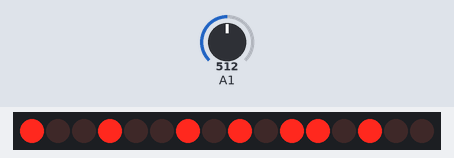
A sketch run on a simulated Arduino Uno, built with avr-gcc and run on an emulated ATmega328P. Shown: 16 shift-register outputs drawn as a row of LEDs (first output left, lit = HIGH). Wiring (inferred from the names in the program): 2 × shift register (74HC595): data pin 3; shift clock pin 4; latch pin 1. Wiring (inferred from the signals the program sends): row of LEDs: on Q0, Q1, Q2, Q3, Q4, Q5, Q6, Q7, Q8, Q9, Q10, Q11, Q12, Q13, Q14, Q15. Inputs (shaded band) come from the test bench; at power-on: A1 = 512.

Above: at 3.0 s.
3.1 s: A1 set to 716
At 5.8 s:
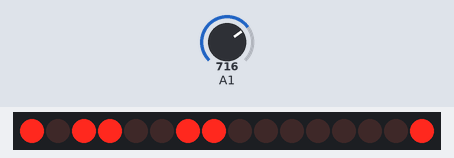
6.1 s: A1 set to 511
At 8.7 s:
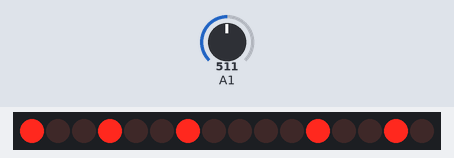
9.1 s: A1 set to 1023
At 11.6 s:
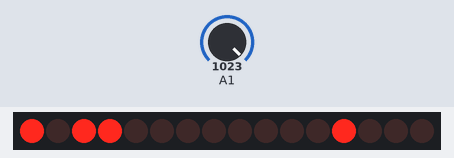
12.1 s: A1 set to 306
At 14.5 s:
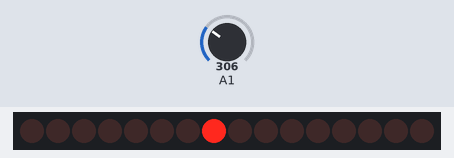
15.1 s: A1 set to 900
At 17.3 s:
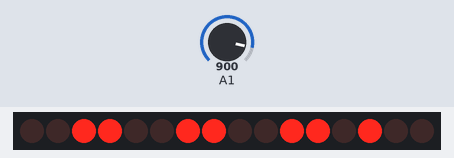
18.1 s: A1 set to 122
At 19.2 s:
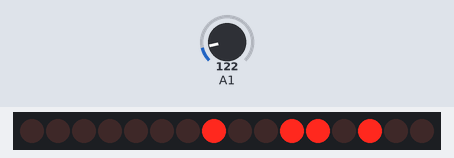
Timing chart, 0 to 21.1 s (numbered marks = the images above; inputs shaded):
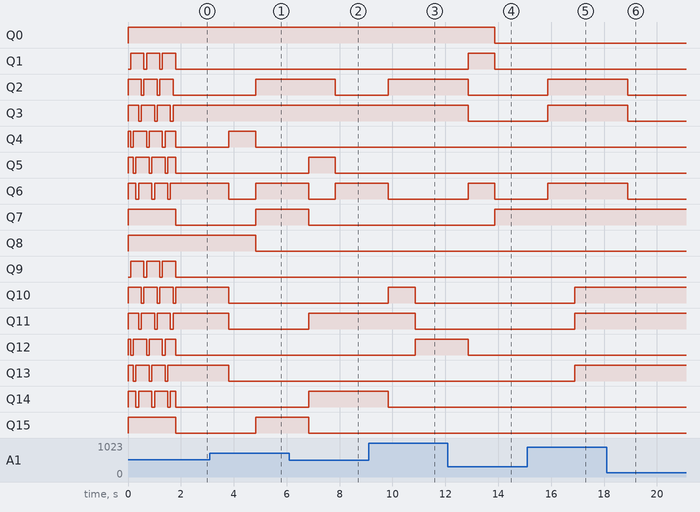

The sketch:

temp.ino
```cpp
int SER_Pin = 3;   //pin 14 on the 75HC595
int RCLK_Pin = 1;  //pin 12 on the 75HC595
int SRCLK_Pin = 4; //pin 11 on the 75HC595

//How many of the shift registers - change this
#define number_of_74hc595s 2


//do not touch
#define numOfRegisterPins number_of_74hc595s * 8

#define delayTime 100

boolean registers[numOfRegisterPins];

void setup(){
  analogReference(INTERNAL);
  pinMode(SER_Pin, OUTPUT);
  pinMode(RCLK_Pin, OUTPUT);
  pinMode(SRCLK_Pin, OUTPUT);

  //reset all register pins
  clearRegisters();
  writeRegisters();

  standby(1);
  standby(1);
  standby(1);
  dispNumber(getTemp());
}


//set all register pins to LOW
void clearRegisters(){
  for(int i = numOfRegisterPins - 1; i >=  0; i--){
     registers[i] = HIGH;
   }
}


//Set and display registers
//Only call AFTER all values are set how you would like (slow otherwise)
void writeRegisters(){

  digitalWrite(RCLK_Pin, LOW);

  for(int i = numOfRegisterPins - 1; i >=  0; i--){
    digitalWrite(SRCLK_Pin, LOW);

    int val = registers[i];

    digitalWrite(SER_Pin, val);
    digitalWrite(SRCLK_Pin, HIGH);

  }
  digitalWrite(RCLK_Pin, HIGH);

}

//set an individual pin HIGH or LOW
void setRegisterPin(int index, int value){
  registers[index] = value;
}


void set0(int reg){
  //HIGH, LOW
  setRegisterPin(0 + reg*8, LOW);
  setRegisterPin(1 + reg*8, LOW);
  setRegisterPin(2 + reg*8, LOW);
  setRegisterPin(3 + reg*8, LOW);
  setRegisterPin(4 + reg*8, LOW);
  setRegisterPin(5 + reg*8, LOW);
  setRegisterPin(6 + reg*8, LOW);
  setRegisterPin(7 + reg*8, HIGH);

  writeRegisters();
}

void set1(int reg){
  //HIGH, LOW
  setRegisterPin(1 + reg*8, LOW);
  setRegisterPin(2 + reg*8, HIGH);
  setRegisterPin(3 + reg*8, HIGH);
  setRegisterPin(4 + reg*8, LOW);
  setRegisterPin(5 + reg*8, HIGH);
  setRegisterPin(6 + reg*8, HIGH);
  setRegisterPin(7 + reg*8, HIGH);

  writeRegisters();
}
void set2(int reg){
  //HIGH, LOW

  setRegisterPin(1 + reg*8, HIGH);
  setRegisterPin(2 + reg*8, LOW);
  setRegisterPin(3 + reg*8, LOW);
  setRegisterPin(4 + reg*8, LOW);
  setRegisterPin(5 + reg*8, LOW);
  setRegisterPin(6 + reg*8, HIGH);
  setRegisterPin(7 + reg*8, LOW);

  writeRegisters();
}
void set3(int reg){
  //HIGH, LOW
  setRegisterPin(1 + reg*8, LOW);
  setRegisterPin(2 + reg*8, LOW);
  setRegisterPin(3 + reg*8, HIGH);
  setRegisterPin(4 + reg*8, LOW);
  setRegisterPin(5 + reg*8, LOW);
  setRegisterPin(6 + reg*8, HIGH);
  setRegisterPin(7 + reg*8, LOW);

  writeRegisters();
}
void set4(int reg){
  //HIGH, LOW
  setRegisterPin(1 + reg*8, LOW);
  setRegisterPin(2 + reg*8, HIGH);
  setRegisterPin(3 + reg*8, HIGH);
  setRegisterPin(4 + reg*8, LOW);
  setRegisterPin(5 + reg*8, HIGH);
  setRegisterPin(6 + reg*8, LOW);
  setRegisterPin(7 + reg*8, LOW);

  writeRegisters();
}
void set5(int reg){
  //HIGH, LOW
  setRegisterPin(1 + reg*8, LOW);
  setRegisterPin(2 + reg*8, LOW);
  setRegisterPin(3 + reg*8, HIGH);
  setRegisterPin(4 + reg*8, HIGH);
  setRegisterPin(5 + reg*8, LOW);
  setRegisterPin(6 + reg*8, LOW);
  setRegisterPin(7 + reg*8, LOW);

  writeRegisters();
}
void set6(int reg){
  //HIGH, LOW
  setRegisterPin(1 + reg*8, LOW);
  setRegisterPin(2 + reg*8, LOW);
  setRegisterPin(3 + reg*8, LOW);
  setRegisterPin(4 + reg*8, HIGH);
  setRegisterPin(5 + reg*8, LOW);
  setRegisterPin(6 + reg*8, LOW);
  setRegisterPin(7 + reg*8, LOW);

  writeRegisters();
}
void set7(int reg){
  //HIGH, LOW
  setRegisterPin(1 + reg*8, LOW);
  setRegisterPin(2 + reg*8, HIGH);
  setRegisterPin(3 + reg*8, HIGH);
  setRegisterPin(4 + reg*8, LOW);
  setRegisterPin(5 + reg*8, LOW);
  setRegisterPin(6 + reg*8, HIGH);
  setRegisterPin(7 + reg*8, HIGH);

  writeRegisters();
}
void set8(int reg){
  //HIGH, LOW
  setRegisterPin(1 + reg*8, LOW);
  setRegisterPin(2 + reg*8, LOW);
  setRegisterPin(3 + reg*8, LOW);
  setRegisterPin(4 + reg*8, LOW);
  setRegisterPin(5 + reg*8, LOW);
  setRegisterPin(6 + reg*8, LOW);
  setRegisterPin(7 + reg*8, LOW);

  writeRegisters();
}
void set9(int reg){
  //HIGH, LOW
  setRegisterPin(1 + reg*8, LOW);
  setRegisterPin(2 + reg*8, HIGH);
  setRegisterPin(3 + reg*8, HIGH);
  setRegisterPin(4 + reg*8, LOW);
  setRegisterPin(5 + reg*8, LOW);
  setRegisterPin(6 + reg*8, LOW);
  setRegisterPin(7 + reg*8, LOW);

  writeRegisters();
}

void standby(int reg){
  clearRegisters();
  setRegisterPin(1 + reg*8, LOW);
  setRegisterPin(1,LOW);
  writeRegisters();
  delay(delayTime);
  clearRegisters();
  setRegisterPin(4 + reg*8, LOW);
  setRegisterPin(4,LOW);
  writeRegisters();
  delay(delayTime);
  clearRegisters();
  setRegisterPin(5 + reg*8, LOW);
  setRegisterPin(5,LOW);
  writeRegisters();
  delay(delayTime);
  clearRegisters();
  setRegisterPin(6 + reg*8, LOW);
  setRegisterPin(6,LOW);
  writeRegisters();
  delay(delayTime);
  clearRegisters();
  setRegisterPin(3 + reg*8, LOW);
  setRegisterPin(3,LOW);
  writeRegisters();
  delay(delayTime);
  clearRegisters();
  setRegisterPin(2 + reg*8, LOW);
  setRegisterPin(2,LOW);
  writeRegisters();
  delay(delayTime);
}

void dispNumber(int num){
  if(num >= 0 && num < 100);
    if(num < 10){
      setNumber(0,0);
      setNumber(num,1);
    }else{
      int digit1 = num % 10;
      setNumber(digit1,1);
      int digit2 = (num - digit1)/10;
      setNumber(digit2,0);
    }
}

void setNumber(int num, int reg){
  switch (num) {
    case 0:
      set0(reg);
      break;
    case 1:
      set1(reg);
      break;
    case 2:
      set2(reg);
      break;
    case 3:
      set3(reg);
      break;
    case 4:
      set4(reg);
      break;
    case 5:
      set5(reg);
      break;
    case 6:
      set6(reg);
      break;
    case 7:
      set7(reg);
      break;
    case 8:
      set8(reg);
      break;
    case 9:
      set9(reg);
      break;
  }

}

int getTemp(){

 /*
 int reading = analogRead(1);
 float voltage = reading * 5.0;
 voltage /= 1024.0;

 float temperatureC = (voltage - 0.5) * 100 ;
 */

 int tempReading = analogRead(1); // Get the reading from the sensor

 double voltage = tempReading * (1100/1024); // Convert reading from sensor into millivolts

 double temperatureC = ((voltage - 500)/10); // Convert to temperature in degrees C.
 int temperatureF = (temperatureC * 9.0 / 5.0) + 32.0;

 return temperatureF;

}

void loop(){
  /*
  for(int i=1; i <8; i++){
    clearRegisters();
    setRegisterPin(i, LOW);
    writeRegisters();
    delay(1000);
    Serial.println(i);
    Serial.println();
  }
  set0(1);
  delay(delayTime);
  set1(1);
  delay(delayTime);
  set2(1);
  delay(delayTime);
  set3(1);
  delay(delayTime);
  set4(1);
  delay(delayTime);
  set5(1);
  delay(delayTime);
  set6(1);
  delay(delayTime);
  set7(1);
  delay(delayTime);
  set8(1);
  delay(delayTime);
  set9(1);
  delay(delayTime);

  for(int i = 0; i<100; i++){
    dispNumber(i);
    delay(150);
  }


  */
 // Serial.println(getTemp());
  int sum = 0;
  int p = 25;
  for(int i = 0; i <p; i++){
    sum += getTemp();
    delay(1000/p);
  }
  dispNumber(sum/p);
  //delay(delayTime);
}
```

Measured:
- after the input at 3.1 s, Q2, Q7, Q15: LOW → HIGH after 1.7 s; Q4: LOW → HIGH after 0.72 s, → LOW 1.0 s later; Q6: HIGH → LOW after 0.72 s, → HIGH 1.0 s later; Q8: HIGH → LOW after 1.7 s; Q10, Q11, Q13: HIGH → LOW after 0.72 s
- after the input at 6.1 s, Q2: HIGH → LOW after 1.7 s; Q5: LOW → HIGH after 0.73 s, → LOW 1.0 s later; Q6: HIGH → LOW after 0.73 s, → HIGH 1.0 s later; Q7, Q15: HIGH → LOW after 0.73 s; Q11, Q14: LOW → HIGH after 0.73 s
- after the input at 9.1 s, Q2: LOW → HIGH after 0.75 s; Q6, Q14: HIGH → LOW after 0.75 s; Q10: LOW → HIGH after 0.75 s, → LOW 1.0 s later; Q11: HIGH → LOW after 1.8 s; Q12: LOW → HIGH after 1.8 s
- after the input at 12.1 s, Q0: HIGH → LOW after 1.8 s; Q1, Q6: LOW → HIGH after 0.76 s, → LOW 1.0 s later; Q2, Q3, Q12: HIGH → LOW after 0.76 s; Q7: LOW → HIGH after 1.8 s
- after the input at 15.1 s, Q2, Q3, Q6: LOW → HIGH after 0.78 s; Q10, Q11, Q13: LOW → HIGH after 1.8 s
- after the input at 18.1 s, Q2, Q3, Q6: HIGH → LOW after 0.80 s
